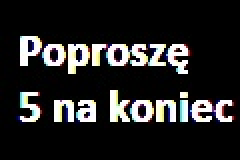
#> input picture Image, Video and Audio processing/Exercise 11/informacja.jpg, 120 x 80 px (shown 2 times larger)
$ python lab13.py   (older library calls are emulated)
#> lines starting #> are read from the running program, lines starting #| are printed output that depends on the picture; after the words box and inside, x2 and y2 are one past the last pixel; in counts of white or black regions, pixels touching at a corner belong together
import cv2
import numpy as np
import matplotlib.pyplot as plt
import skimage
from PIL import Image
import PIL


informacja=cv2.imread('informacja.jpg')
#> informacja is the input picture: shape (80, 120, 3); mean B, G, R 36.6, 36.7, 37.2
oryginal=cv2.imread('0016.jpg')
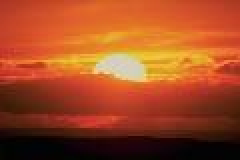
#> input picture Image, Video and Audio processing/Exercise 11/0016.jpg, 120 x 80 px (shown 2 times larger)
#> oryginal is the input picture: shape (80, 120, 3); mean B, G, R 35.1, 73.6, 160.7
auto=cv2.imread('0013.jpg')
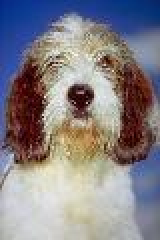
#> input picture Image, Video and Audio processing/Exercise 11/0013.jpg, 80 x 120 px (shown 2 times larger)
#> auto is the input picture: shape (120, 80, 3); mean B, G, R 135.1, 129.2, 133.8


class Miary():
    # [44 lines left out: functions __init__, MSE, NMSE, PSNR, IF, not called in this run]

    def SSIM(self):
        blad_SSIM=skimage.metrics.structural_similarity(self.obraz,self.obraz_mody,multichannel=True)
        return blad_SSIM

def water_mark(img,mask,alpha=0.25):
    assert (img.shape[0]==mask.shape[0]) and (img.shape[1]==mask.shape[1]), "Wrong size"
    #assert (mask.dtype==bool), "Wrong type - mask"
    if len(img.shape)<3:
        flag=True
        t_img=cv2.cvtColor(img,cv2.COLOR_GRAY2RGBA)
        t_mask=cv2.cvtColor((mask*255).astype(np.uint8),cv2.COLOR_GRAY2RGBA)
    else:
        flag=False
        t_img=cv2.cvtColor(img,cv2.COLOR_RGB2RGBA)
        t_mask=cv2.cvtColor((mask).astype(np.uint8),cv2.COLOR_RGB2RGBA)
    t_out=cv2.addWeighted(t_img,1,t_mask,alpha,0)
    if flag:
        out=cv2.cvtColor(t_out,cv2.COLOR_RGBA2GRAY)
    else:
        out=cv2.cvtColor(t_out,cv2.COLOR_RGBA2RGB)
    return out


def put_data(img,data,binary_mask=np.uint8(1)):
    assert img.dtype==np.uint8 , "img wrong data type"
    assert binary_mask.dtype==np.uint8, "binary_mask wrong data type"
    un_binary_mask=np.unpackbits(binary_mask)
    if data.dtype!=bool:
        unpacked_data=np.unpackbits(data)
    else:
        unpacked_data=data
    dataspace=img.shape[0]*img.shape[1]*np.sum(un_binary_mask)
    assert (dataspace>=unpacked_data.size) , "too much data"
    if dataspace==unpacked_data.size:
        prepered_data=unpacked_data.reshape(img.shape[0],img.shape[1],np.sum(un_binary_mask)).astype(np.uint8)
    else:
        prepered_data=np.resize(unpacked_data,(img.shape[0],img.shape[1],np.sum(un_binary_mask))).astype(np.uint8)
    mask=np.full((img.shape[0],img.shape[1]),binary_mask)
    img=np.bitwise_and(img,np.invert(mask))
    bv=0
    for i,b in enumerate(un_binary_mask[::-1]):
        if b:
            temp=prepered_data[:,:,bv]
            temp=np.left_shift(temp,i)
            img=np.bitwise_or(img,temp)
            bv+=1
    return img

def pop_data(img,binary_mask=np.uint8(1),out_shape=None):
    un_binary_mask=np.unpackbits(binary_mask)
    data=np.zeros((img.shape[0],img.shape[1],np.sum(un_binary_mask))).astype(np.uint8)
    bv=0
    for i,b in enumerate(un_binary_mask[::-1]):
        if b:
            mask=np.full((img.shape[0],img.shape[1]),2**i)
            temp=np.bitwise_and(img,mask)
            data[:,:,bv]=temp[:,:].astype(np.uint8)
            bv+=1
    if out_shape!=None:
        tmp=np.packbits(data.flatten())
        tmp=tmp[:np.prod(out_shape)]
        data=tmp.reshape(out_shape)
    return data


alpha=0.05
informacja=cv2.cvtColor(informacja,cv2.COLOR_RGB2GRAY)
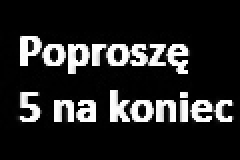
#> informacja: shape (80, 120) (shown 2 times larger); min 0, max 255, mean 36.7
mask=informacja
bit_red=1
bit_green=5
bit_blue=1

red=0
znak_wodny=water_mark(oryginal,mask,alpha=alpha)
kodowanie_red=put_data(oryginal[:,:,red],znak_wodny[:,:,red].astype(bool),binary_mask=np.uint8(bit_red))
#> in put_data, `un_binary_mask=np.unpackbits(binary_mask)`: un_binary_mask = [0, 0, 0, 0, 0, 0, 0, 1]
#> in put_data, `unpacked_data=data`:
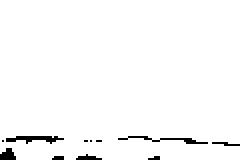
#> unpacked_data: shape (80, 120) bool (shown 2 times larger); 97.7% white; black in thin lines or dots, all inside (x1, y1, x2, y2) = (0, 68, 120, 80)
#> in put_data, `dataspace=img.shape[0]*img.shape[1]*np.sum(un_binary_mask)`: dataspace = 9600
#> in put_data, `mask=np.full((img.shape[0],img.shape[1]),binary_mask)`: mask: shape (80, 120); every value is 1
#> in put_data, `img=np.bitwise_and(img,np.invert(mask))`:
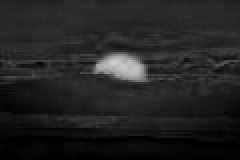
#> img: shape (80, 120) (shown 2 times larger); min 0, max 206, mean 34.6
#> the loop in put_data, `for i,b in enumerate(un_binary_mask[::-1]):` made 8 passes
#> (b, bv) on pass 1: (1, 1)
#> b on passes 2 to 7: 0, 0, 0, 0, 0, 0
#> after the loop in put_data, `for i,b in enumerate(un_binary_mask[::-1]):`: bv = 1
dekodowanie_red=pop_data(kodowanie_red,binary_mask=np.uint8(bit_red))
#> in pop_data, `un_binary_mask=np.unpackbits(binary_mask)`: un_binary_mask = [0, 0, 0, 0, 0, 0, 0, 1]
#> the loop in pop_data, `for i,b in enumerate(un_binary_mask[::-1]):` made 8 passes
#> after the loop in pop_data, `for i,b in enumerate(un_binary_mask[::-1]):`: bv = 1

green=1
kodowanie_green=put_data(oryginal[:,:,green],znak_wodny[:,:,green].astype(bool),binary_mask=np.uint8(bit_green))
#> call 2 of put_data, with binary_mask = 5
#> in put_data (call 2), `un_binary_mask=np.unpackbits(binary_mask)`: un_binary_mask = [0, 0, 0, 0, 0, 1, 0, 1]
#> in put_data (call 2), `unpacked_data=data`:
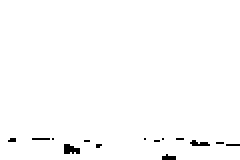
#> unpacked_data: shape (80, 120) bool (shown 2 times larger); 98.9% white; black in thin lines or dots, all inside (x1, y1, x2, y2) = (4, 69, 120, 80)
#> in put_data (call 2), `dataspace=img.shape[0]*img.shape[1]*np.sum(un_binary_mask)`: dataspace = 19200
#> (the run stopped early here; a loop or call above may not have finished)
